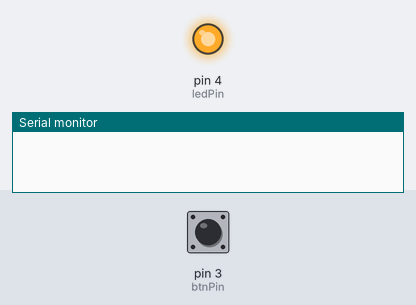
Bench run of a sketch on a simulated Arduino Uno, built with avr-gcc and run on an emulated ATmega328P. On the bench: output pins drawn as LEDs (lit = HIGH), the last lines printed to the serial monitor. The inputs (shaded band) are chosen by the test bench; at power-on: pin 3 (btnPin) HIGH.

Above: at 1.2 s.
1.3 s: pin 3 (btnPin) pulled LOW for 0.15 s
At 1.8 s:
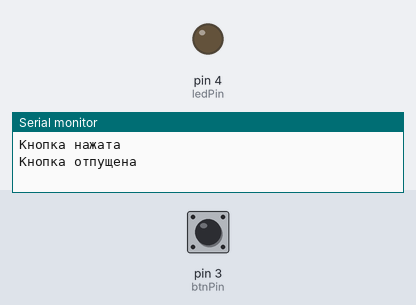
2.9 s: pin 3 (btnPin) pulled LOW for 1 s
At 4.2 s:
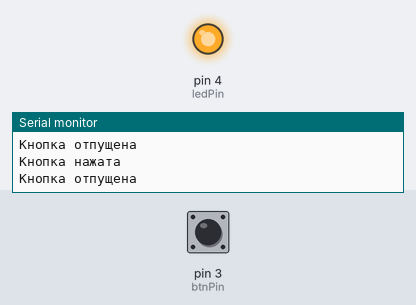
5.4 s: pin 3 (btnPin) pulled LOW for 3.2 s
At 6.1 s:
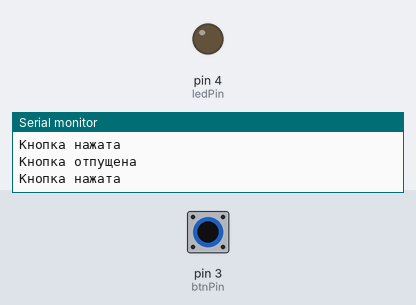
Timing chart, 0 to 8.4 s (numbered marks = the images above; inputs shaded):
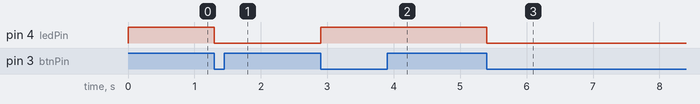

The sketch:

switch_led.ino
```cpp
/*Программа переключения светодиода по нажатию на кнопку.
  В программе реализован антидребез кнопки через задержку построенную на millis()*/


const byte btnPin = 3; // пин куда подключена кнопка
const byte ledPin = 4; // пин куда подключен светодиод

boolean btnState; // переменная, в которую считывается текущее состояние кнопки
boolean btnFlag = false; // переменная-флажок, которая хранит предыдущее состояние кнопки
boolean ledFlag = HIGH; // переменная, которая хранит состояние светодиода (изначально светодиод погашен)

unsigned long prevTime; // переменная, необходимая для формирования счетчика на millis()
byte timeDelay = 55; // время задержки, для реализации антидребезга (можно менять в зависимости от изношенности контактов)

void setup() {
  Serial.begin(9600); // инициализируем работу с портом
  pinMode(btnPin, INPUT_PULLUP); // инициализируем кнопку через внутренний подтягивающий резистор
  pinMode(ledPin, OUTPUT); // инициализируем пин светодиода как выход
  digitalWrite(ledPin, ledFlag); // гасим светодиод при включении питания
}

void loop() {

  // считываем состояние кнопки и инвертируем для более удобной и логичной работы с кнопкой(0 - не нажата, 1 - нажата)
  btnState = !digitalRead(btnPin);

  /*условие выполняется если кнопка нажата и до этого не была нажата
    антидребезг кнопки реализован через задержку на функции millis()*/

  if (btnState == true && btnFlag == false && millis() - prevTime >= timeDelay) {
    Serial.println ("Кнопка нажата"); // выводим сообщение в порт
    btnFlag = true; // сбрасываем флажок;
    prevTime = millis(); // сбрасываем счетчик;
    ledFlag = !ledFlag; // инвертируем флажок светодиода
    digitalWrite(ledPin, ledFlag); // светодиод зажигается/гаснет (переключает своё состояние при нажатии на кнопку)
  }

  // условие выполняется при отпускании кнопки
  if (btnState == false && btnFlag == true && millis() - prevTime >= timeDelay) {
    Serial.println ("Кнопка отпущена"); // выводим сообщение в порт
    btnFlag = false; // сбрасываем флажок;
    prevTime = millis(); // сбрасываем счетчик;
  }
}
```

Measured:
- after the input at 1.3 s, pin 4 (ledPin): HIGH → LOW at once
- after the input at 2.9 s, pin 4 (ledPin): LOW → HIGH at once
- after the input at 5.4 s, pin 4 (ledPin): HIGH → LOW at once
